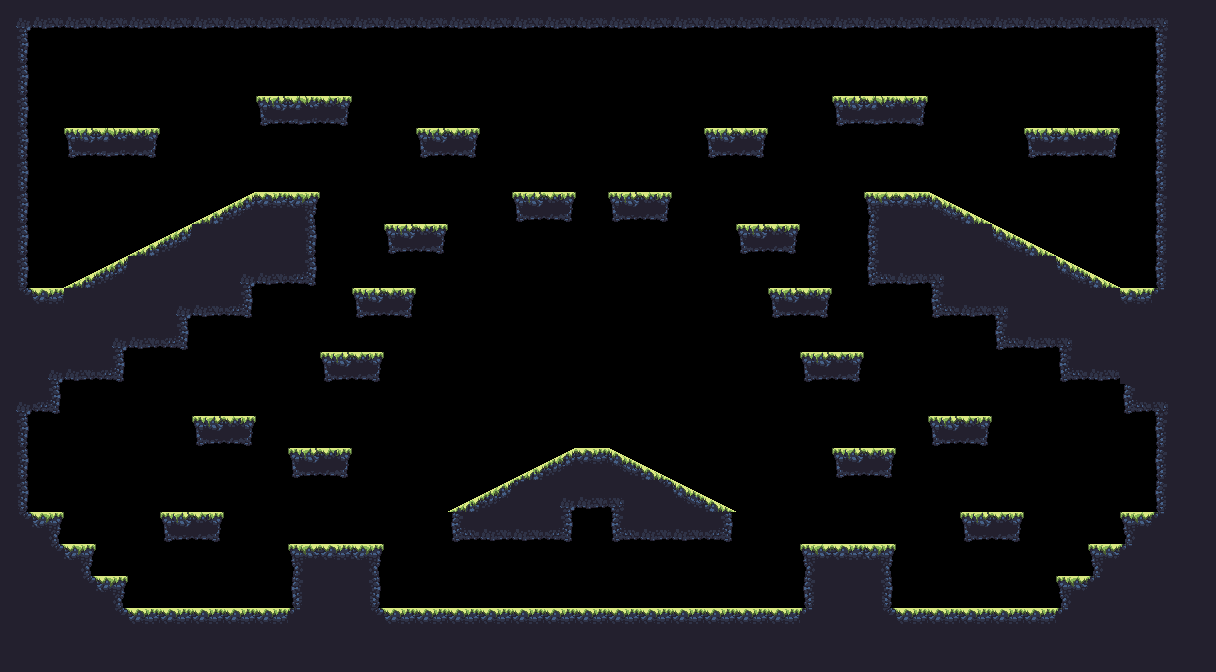

The image is a tile-based game level rendered from a .tmx file. Its description and complete source (layers, tilesets, objects, tile grids) follow:
An orthogonal 38x21 tile map with 32x32 px tiles, 1 tile layer (main) and 2 objects (spawn, boss_spawn).

<map version="1.2" tiledversion="1.3.2" orientation="orthogonal" renderorder="right-down" compressionlevel="0" width="38" height="21" tilewidth="32" tileheight="32" infinite="0" nextlayerid="3" nextobjectid="4">
 <tileset firstgid="1" source="forest_tile_set.tsx" />
 <layer id="1" name="main" width="38" height="21">
  <data encoding="csv">
5,22,22,22,22,22,22,22,22,22,22,22,22,22,22,22,22,22,22,22,22,22,22,22,22,22,22,22,22,22,22,22,22,22,22,22,6,12,
13,0,0,0,0,0,0,0,0,0,0,0,0,0,0,0,0,0,0,0,0,0,0,0,0,0,0,0,0,0,0,0,0,0,0,0,11,12,
13,0,0,0,0,0,0,0,0,0,0,0,0,0,0,0,0,0,0,0,0,0,0,0,0,0,0,0,0,0,0,0,0,0,0,0,11,12,
13,0,0,0,0,0,0,0,31,32,33,0,0,0,0,0,0,0,0,0,0,0,0,0,0,0,31,32,33,0,0,0,0,0,0,0,11,12,
13,0,31,32,33,0,0,0,0,0,0,0,0,31,33,0,0,0,0,0,0,0,31,33,0,0,0,0,0,0,0,0,31,32,33,0,11,12,
13,0,0,0,0,0,0,0,0,0,0,0,0,0,0,0,0,0,0,0,0,0,0,0,0,0,0,0,0,0,0,0,0,0,0,0,11,12,
13,0,0,0,0,0,27,28,2,3,0,0,0,0,0,0,31,33,0,31,33,0,0,0,0,0,0,1,2,25,26,0,0,0,0,0,11,12,
13,0,0,0,27,28,12,12,12,13,0,0,31,33,0,0,0,0,0,0,0,0,0,31,33,0,0,11,12,12,12,25,26,0,0,0,11,12,
13,0,27,28,12,12,12,5,22,23,0,0,0,0,0,0,0,0,0,0,0,0,0,0,0,0,0,21,22,6,12,12,12,25,26,0,11,12,
17,2,12,12,12,5,22,23,0,0,0,31,33,0,0,0,0,0,0,0,0,0,0,0,31,33,0,0,0,21,22,6,12,12,12,2,18,12,
12,12,12,5,22,23,0,0,0,0,0,0,0,0,0,0,0,0,0,0,0,0,0,0,0,0,0,0,0,0,0,21,22,6,12,12,12,12,
12,5,22,23,0,0,0,0,0,0,31,33,0,0,0,0,0,0,0,0,0,0,0,0,0,31,33,0,0,0,0,0,0,21,22,12,12,12,
5,23,0,0,0,0,0,0,0,0,0,0,0,0,0,0,0,0,0,0,0,0,0,0,0,0,0,0,0,0,0,0,0,0,0,21,6,12,
13,0,0,0,0,0,31,33,0,0,0,0,0,0,0,0,0,0,0,0,0,0,0,0,0,0,0,0,0,31,33,0,0,0,0,0,11,12,
13,0,0,0,0,0,0,0,0,31,33,0,0,0,0,0,27,28,2,25,26,0,0,0,0,0,31,33,0,0,0,0,0,0,0,0,11,12,
13,0,0,0,0,0,0,0,0,0,0,0,0,0,27,28,18,5,22,6,17,25,26,0,0,0,0,0,0,0,0,0,0,0,0,0,11,12,
17,3,0,0,0,31,33,0,0,0,0,0,0,0,21,22,22,23,0,21,22,22,23,0,0,0,0,0,0,0,31,33,0,0,0,1,18,12,
12,17,3,0,0,0,0,0,0,1,2,3,0,0,0,0,0,0,0,0,0,0,0,0,0,1,2,3,0,0,0,0,0,0,1,18,12,12,
12,12,17,3,0,0,0,0,0,11,12,13,0,0,0,0,0,0,0,0,0,0,0,0,0,11,12,13,0,0,0,0,0,1,18,12,12,12,
12,12,12,17,2,2,2,2,2,18,12,17,2,2,2,2,2,2,2,2,2,2,2,2,2,18,12,17,2,2,2,2,2,18,12,12,12,12,
12,12,12,12,12,12,12,12,12,12,12,12,12,12,12,12,12,12,12,12,12,12,12,12,12,12,12,12,12,12,12,12,12,12,12,12,12,12
</data>
 </layer>
 <objectgroup id="2" name="objects">
  <object id="1" name="spawn" x="97.9634" y="490.001" />
  <object id="2" name="boss_spawn" x="585.597" y="314.514" />
 </objectgroup>
</map>
